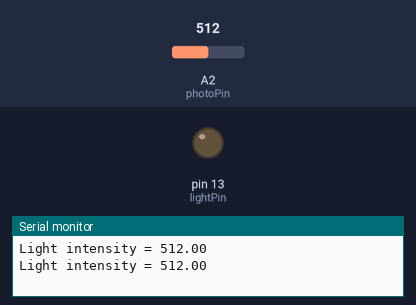
Simulated run of this sketch. Board: Arduino Uno, built with avr-gcc and run on an emulated ATmega328P. On the bench: output pins drawn as LEDs (lit = HIGH), the last lines printed to the serial monitor. Inputs (shaded band) come from the test bench; at power-on: A2 (photoPin) = 512.

Above: at 1.8 s.
1.9 s: A2 (photoPin) set to 490
At 3.9 s:
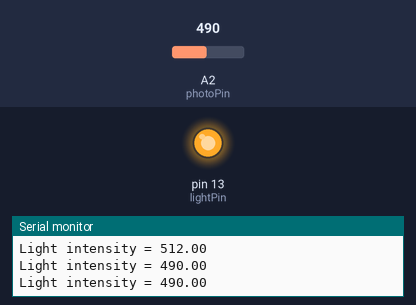
4.5 s: A2 (photoPin) set to 510
At 6.3 s:
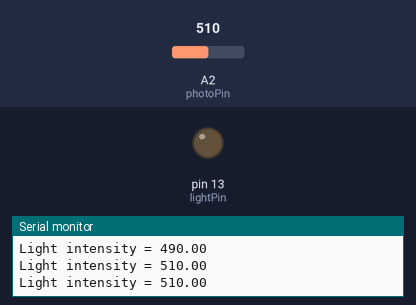
7.5 s: A2 (photoPin) set to 306
At 9.8 s:
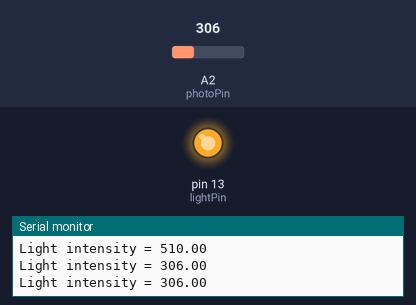
Timing chart, 0 to 11.3 s (numbered marks = the images above; inputs shaded):
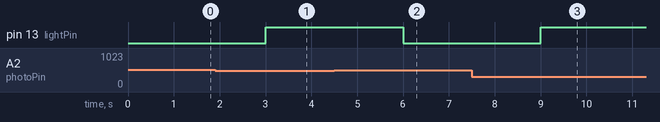

The sketch:

PhotoSensor.ino
```cpp
const int photoPin = A2;
float photoVal= 0;
const int lightPin = 13;
void setup() {
  // put your setup code here, to run once:
  Serial.begin(9600);
  pinMode(lightPin, OUTPUT);
  digitalWrite(lightPin, LOW);
}

void loop() {
  // put your main code here, to run repeatedly:
  photoVal = analogRead(photoPin);//Read the voltage value from sensor
  Serial.print("Light intensity = ");
  Serial.println(photoVal);
  delay(1000);
  if (photoVal >= 500){
    digitalWrite(lightPin, LOW);
  }
  else{
    digitalWrite(lightPin, HIGH);
  }
  }
```

Measured:
- the behaviour switches between 500 and 499 on A2 (photoPin) (found by bisection; images 0 and 1)
- after the input at 1.9 s, pin 13 (lightPin): LOW → HIGH after 1.1 s
- after the input at 4.5 s, pin 13 (lightPin): HIGH → LOW after 1.5 s
- after the input at 7.5 s, pin 13 (lightPin): LOW → HIGH after 1.5 s
